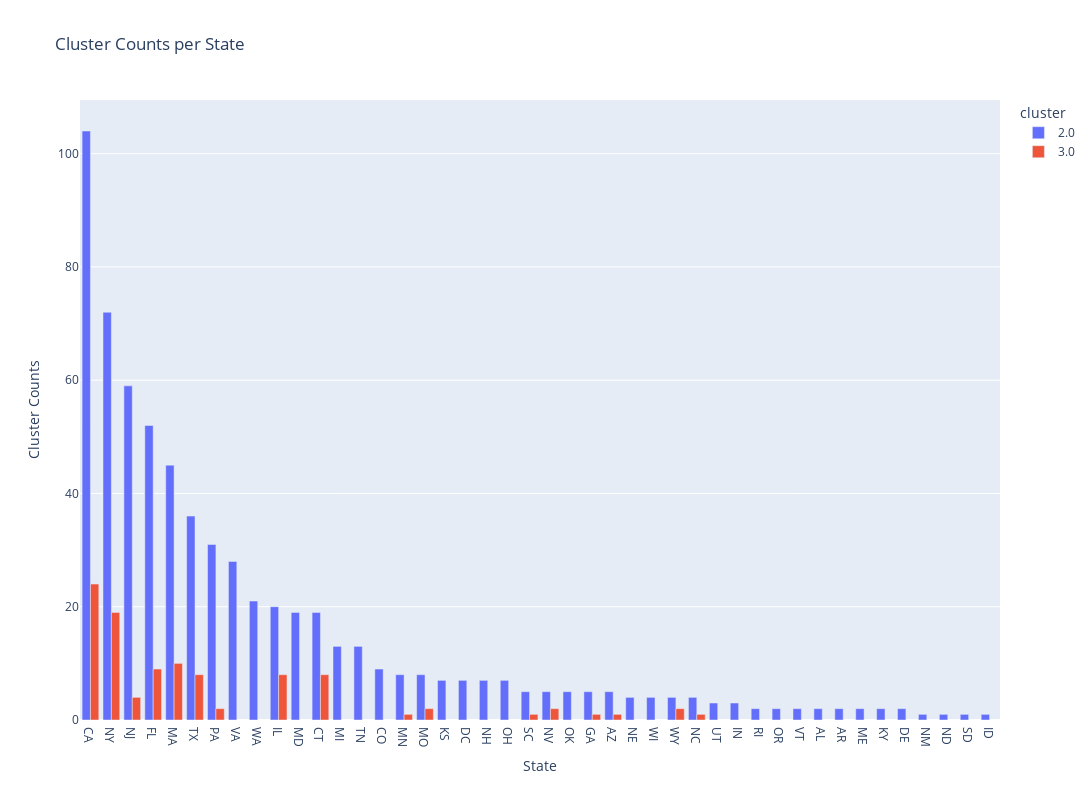

The notebook cell saved with this chart:
### Code cell
cluster_count_plot(state_cluster_counts[state_cluster_counts["cluster"].isin(["2.0","3.0"])])

### Figure 1 — Plotly figure (JSON) as saved in the notebook; plotly's stock layout.template omitted (floating-point values rounded to 4 significant figures)
{"data": [{"alignmentgroup": "True", "hovertemplate": "cluster=2.0<br>STATE=%{x}<br>Cluster Counts=%{y}<extra></extra>", "legendgroup": "2.0", "marker": {"color": "#636efa", "pattern": {"shape": ""}}, "name": "2.0", "offsetgroup": "2.0", "orientation": "v", "showlegend": true, "textposition": "auto", "type": "bar", "x": ["CA", "NY", "NJ", "FL", "MA", "TX", "PA", "VA", "WA", "IL", "MD", "CT", "MI", "TN", "CO", "MN", "MO", "KS", "DC", "NH", "OH", "SC", "NV", "OK", "GA", "AZ", "NE", "WI", "WY", "NC", "UT", "IN", "RI", "OR", "VT", "AL", "AR", "ME", "KY", "DE", "NM", "ND", "SD", "ID"], "xaxis": "x", "y": [104, 72, 59, 52, 45, 36, 31, 28, 21, 20, 19, 19, 13, 13, 9, 8, 8, 7, 7, 7, 7, 5, 5, 5, 5, 5, 4, 4, 4, 4, 3, 3, 2, 2, 2, 2, 2, 2, 2, 2, 1, 1, 1, 1], "yaxis": "y"}, {"alignmentgroup": "True", "hovertemplate": "cluster=3.0<br>STATE=%{x}<br>Cluster Counts=%{y}<extra></extra>", "legendgroup": "3.0", "marker": {"color": "#EF553B", "pattern": {"shape": ""}}, "name": "3.0", "offsetgroup": "3.0", "orientation": "v", "showlegend": true, "textposition": "auto", "type": "bar", "x": ["CA", "NY", "MA", "FL", "IL", "CT", "TX", "NJ", "PA", "NV", "MO", "WY", "NC", "SC", "MN", "GA", "AZ"], "xaxis": "x", "y": [24, 19, 10, 9, 8, 8, 8, 4, 2, 2, 2, 2, 1, 1, 1, 1, 1], "yaxis": "y"}], "layout": {"barmode": "group", "height": 800, "legend": {"title": {"text": "cluster"}, "tracegroupgap": 0}, "title": {"text": "Cluster Counts per State"}, "width": 1200, "xaxis": {"anchor": "y", "domain": [0, 1], "title": {"text": "State"}}, "yaxis": {"anchor": "x", "domain": [0, 1], "title": {"text": "Cluster Counts"}}}}
